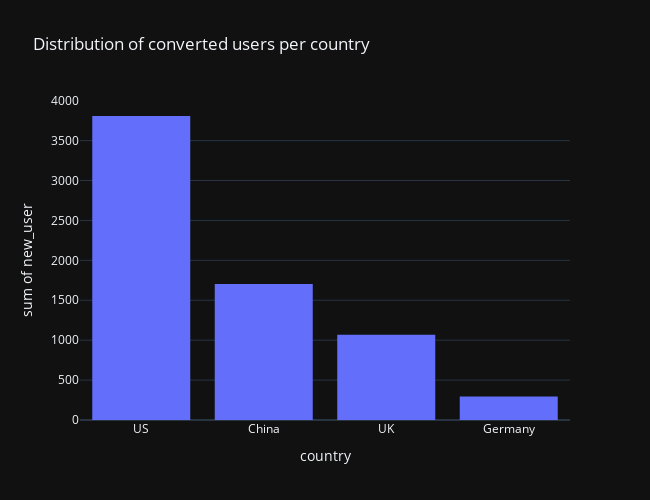

Write notebook code for a chart like this one.
### Markdown cell above
We can see that people are mostly between 20 and 40 years old

### Code cell
# Let's the distribution of converted users (people who subscribed to the site's newsletter) for each countries
fig = px.histogram(data_sample, x="country", y="new_user", title="Distribution of converted users per country", width= 650,
                      height = 500)
fig.show()

### Figure 1 — Plotly figure (JSON) as saved in the notebook; plotly's stock layout.template omitted (floating-point values rounded to 4 significant figures; data arrays with more than 128 entries replaced by an {"elided": "..."} marker saying what was removed)
{"data": [{"alignmentgroup": "True", "bingroup": "x", "histfunc": "sum", "hovertemplate": "country=%{x}<br>sum of new_user=%{y}<extra></extra>", "legendgroup": "", "marker": {"color": "#636efa", "pattern": {"shape": ""}}, "name": "", "offsetgroup": "", "orientation": "v", "showlegend": false, "type": "histogram", "x": {"elided": "10000 str values"}, "xaxis": "x", "y": {"elided": "10000 int values"}, "yaxis": "y"}], "layout": {"barmode": "relative", "height": 500, "legend": {"tracegroupgap": 0}, "title": {"text": "Distribution of converted users per country"}, "width": 650, "xaxis": {"anchor": "y", "domain": [0, 1], "title": {"text": "country"}}, "yaxis": {"anchor": "x", "domain": [0, 1], "title": {"text": "sum of new_user"}}}}
